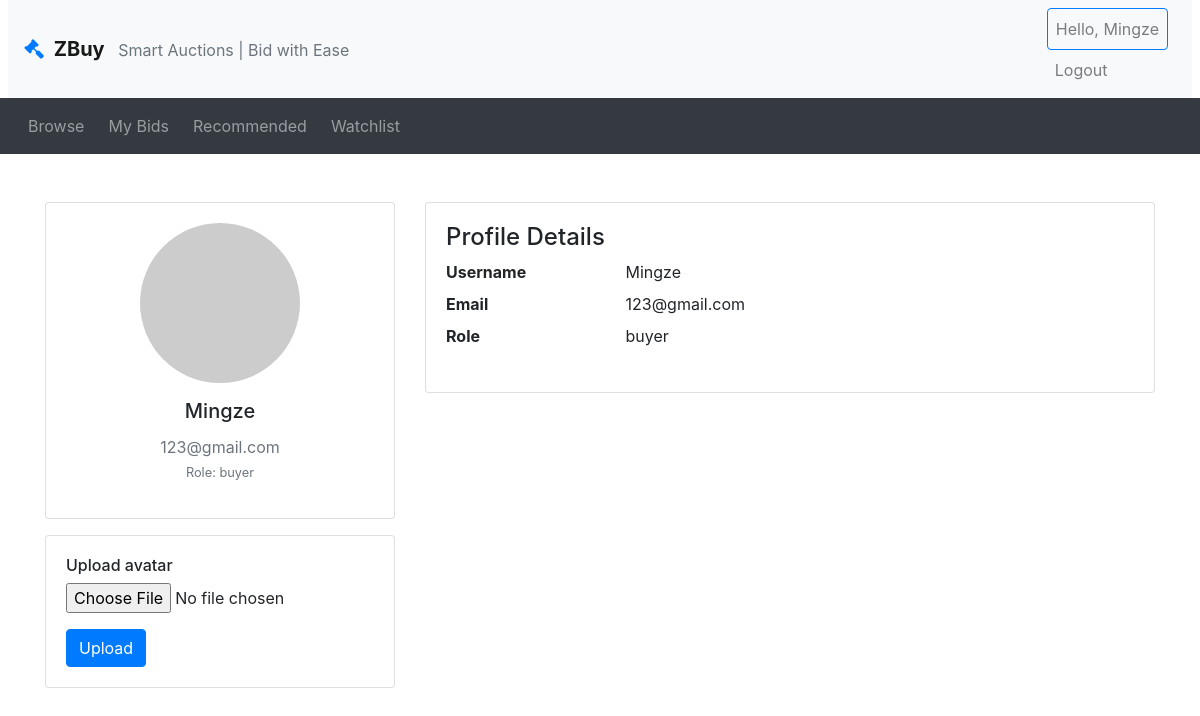
Screenshot of /profile.php (signed in) with the database file from the repository.
### tables this page shows
CREATE TABLE `users` (
  `userId` int(11) NOT NULL,
  `userName` varchar(20) NOT NULL,
  `password` varchar(255) NOT NULL,
  `email` varchar(50) NOT NULL,
  `registerDate` date NOT NULL,
  `role` varchar(10) NOT NULL
);

### profile.php (the view, shortened to what this page needs)
<?php
include_once("header.php");
require_once("db_connection.php");
$currentUserId = isset($_SESSION['user_id']) ? (int)$_SESSION['user_id'] : 0;
if (isset($_GET['user_id']) && (int)$_GET['user_id'] > 0) {
    $userId = (int)$_GET['user_id'];
} else {
    $userId = $currentUserId;
}
$canEditAvatar = ($currentUserId === $userId);
$safeId = (int)$userId;
$sql    = "SELECT userId, userName, email, role FROM users WHERE userId = $safeId LIMIT 1";
$res    = mysqli_query($connection, $sql);
$user = mysqli_fetch_assoc($res);
$avatarUrl     = null;
?>
<div class="container mt-5">
  <div class="row">
    <div class="col-md-4">
      <div class="card">
        <div class="card-body text-center">
          <?php if ($avatarUrl): ?>
            <img src="<?php echo htmlspecialchars($avatarUrl); ?>"
                 class="img-fluid rounded-circle mb-3"
                 style="max-width:160px;"
                 alt="Avatar">
          <?php else: ?>
            <img src="https://via.placeholder.com/160?text=Avatar"
                 class="img-fluid rounded-circle mb-3"
                 alt="No avatar">
          <?php endif; ?>
          <h5 class="card-title"><?php echo htmlspecialchars($user['userName']); ?></h5>
          <p class="text-muted mb-1"><?php echo htmlspecialchars($user['email']); ?></p>
          <p class="small text-secondary">Role: <?php echo htmlspecialchars($user['role']); ?></p>
        </div>
      </div>
      <?php if ($canEditAvatar): ?>
      <div class="card mt-3">
        <div class="card-body">
          <h6>Upload avatar</h6>
          <form method="post" enctype="multipart/form-data">
            <div class="form-group">
              <input type="file" name="avatar" accept="image/*" class="form-control-file">
            </div>
            <button class="btn btn-primary" type="submit">Upload</button>
          </form>
        </div>
      </div>
      <?php endif; ?>
    </div>
    <div class="col-md-8">
      <div class="card">
        <div class="card-body">
          <h4>Profile Details</h4>
          <dl class="row">
            <dt class="col-sm-3">Username</dt>
            <dd class="col-sm-9"><?php echo htmlspecialchars($user['userName']); ?></dd>
            <dt class="col-sm-3">Email</dt>
            <dd class="col-sm-9"><?php echo htmlspecialchars($user['email']); ?></dd>
            <dt class="col-sm-3">Role</dt>
            <dd class="col-sm-9"><?php echo htmlspecialchars($user['role']); ?></dd>
          </dl>
        </div>
      </div>
    </div>
  </div>
</div>
<?php include_once("footer.php"); ?>

### rows the page displays
users: userName "Mingze", email "123@gmail.com", role "buyer"

### other values shown
$userDisplay "Mingze"
